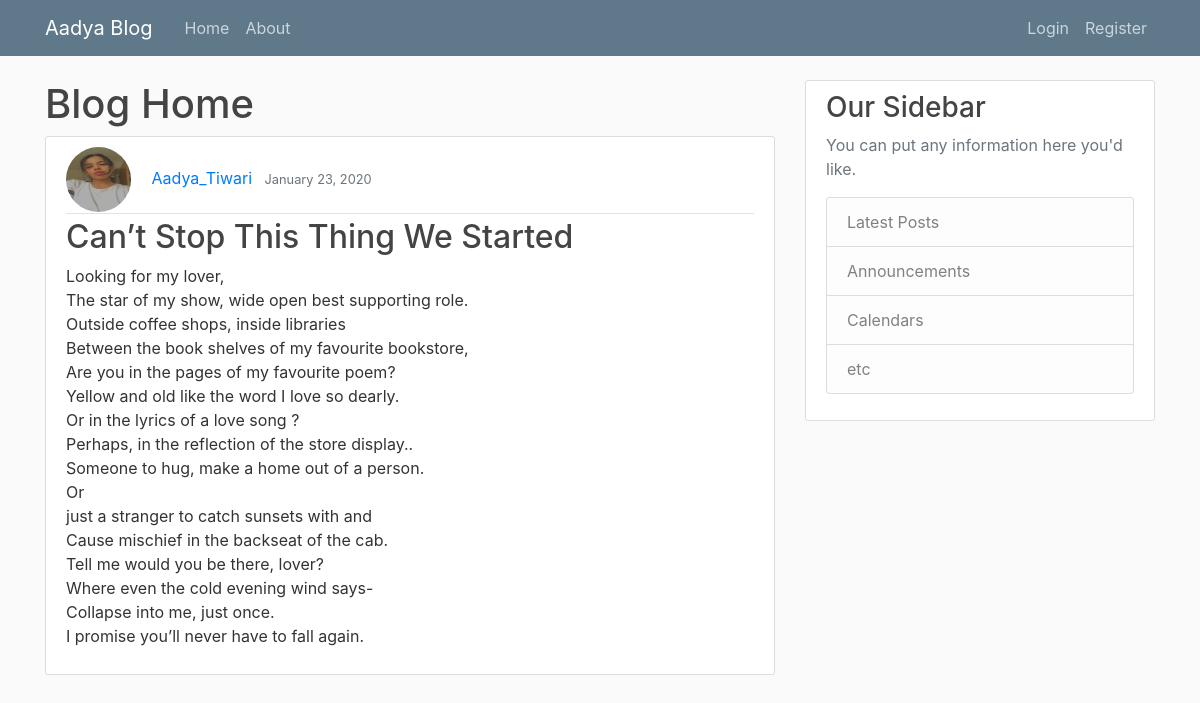
Before: / with the older database file.
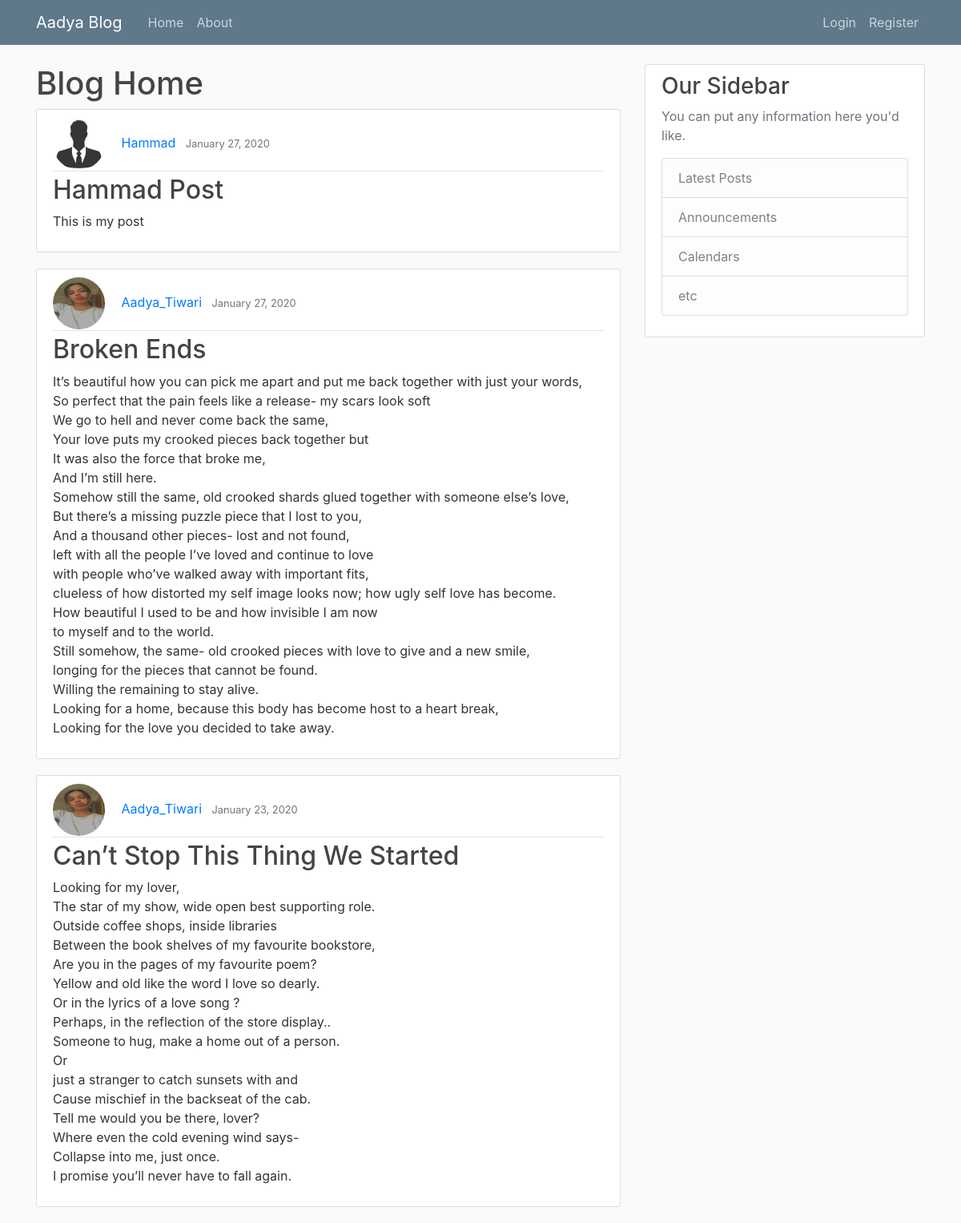
After: the same page with the newer database file.
### blog/models.py (models this page shows, shortened)
class Post(models.Model):
    title = models.CharField(max_length=100)
    content = models.TextField()
    date_posted = models.DateTimeField(default=timezone.now)
    author= models.ForeignKey(User, on_delete=models.CASCADE)

### users/models.py (models this page shows, shortened)
class Profile(models.Model):
    user = models.OneToOneField(User, on_delete=models.CASCADE)
    image = models.ImageField(default='default.jpg', upload_to='profile_pics')

### blog/views.py (the view)
# urls.py: path('', PostListView.as_view(), name='blog-home'),
class PostListView(ListView):
    model = Post
    template_name = 'blog/home.html' # <app>/model_<viewtype>/html
    context_object_name = 'posts' # context are called posts
    ordering = ['-date_posted'] #To order the posts, newst first

### blog/templates/blog/home.html
{% extends "blog/base.html" %}
{% block content%}
    <h1>Blog Home</h1>
    {% for post in posts %}
        <article class="media content-section">
          <div class="media-body">
            <div class="article-metadata">
                <img class="rounded-circle article-img" src ="{{ post.author.profile.image.url}}">
              <a class="mr-2" href="#">{{ post.author }}</a>
              <small class="text-muted">{{ post.date_posted|date:"F d, Y" }}</small>
            </div>
            <h2><a class="article-title" href=" {% url 'post-detail' post.id %}">{{ post.title }}</a></h2>
            <p class="article-content">{{ post.content }}</p>
          </div>
        </article>
    {% endfor %}
{% endblock content %}

### blog/templates/blog/base.html (shortened to what this page needs)
{% load static %}
<!DOCTYPE HTML>
<html lang="en">
<head>
    <head>
      <link rel="stylesheet" href="https://maxcdn.bootstrapcdn.com/bootstrap/4.0.0/css/bootstrap.min.css">
      <link rel="stylesheet" type="text/css" href="{% static 'blog/main.css' %}">
</head>
<body>
    <header class="site-header">
      <nav class="navbar navbar-expand-md navbar-dark bg-steel fixed-top">
        <div class="container">
          <a class="navbar-brand mr-4" href="{% url 'blog-home' %}">Aadya Blog</a>
          <div class="collapse navbar-collapse" id="navbarToggle">
            <div class="navbar-nav mr-auto">
              <a class="nav-item nav-link" href="{% url 'blog-home' %}">Home</a>
              <a class="nav-item nav-link" href="{% url 'blog-about'%}">About</a>
            </div>
            <div class="navbar-nav">
                {% if user.is_authenticated %}
                    <a class="nav-item nav-link" href="{% url 'profile' %}">Profile</a>
                    <a class="nav-item nav-link" href="{% url 'post-create' %}">New Post</a>
                    <a class="nav-item nav-link" href="{% url 'logout' %}">Logout</a>
                {% else %}
                    <a class="nav-item nav-link" href="{% url 'login' %}">Login</a>
                    <a class="nav-item nav-link" href="{% url 'register' %}">Register</a>
                {% endif %}
            </div>
          </div>
        </div>
      </nav>
    </header>
    <main role="main" class="container">
      <div class="row">
        <div class="col-md-8">
            {% block content %}{% endblock %}
        </div>
        <div class="col-md-4">
          <div class="content-section">
            <h3>Our Sidebar</h3>
            <p class='text-muted'>You can put any information here you'd like.
              <ul class="list-group">
                <li class="list-group-item list-group-item-light">Latest Posts</li>
                <li class="list-group-item list-group-item-light">Announcements</li>
                <li class="list-group-item list-group-item-light">Calendars</li>
                <li class="list-group-item list-group-item-light">etc</li>
              </ul>
            </p>
          </div>
        </div>
      </div>
    </main>
</body>
</html>

### blog/static/blog/main.css (style rules this page uses)
body { background: #fafafa; color: #333333; margin-top: 5rem; }
h1, h2, h3, h4, h5, h6 { color: #444444; }
ul { margin: 0; }
.bg-steel { background-color: #5f788a; }
.site-header .navbar-nav .nav-link { color: #cbd5db; }
.content-section { background: #ffffff; padding: 10px 20px; border: 1px solid #dddddd; border-radius: 3px; margin-bottom: 20px; }
.article-title { color: #444444; }
.article-content { white-space: pre-line; }
.article-img { height: 65px; width: 65px; margin-right: 16px; }
.article-metadata { padding-bottom: 1px; margin-bottom: 4px; border-bottom: 1px solid #e3e3e3 }

Changed rows visible on the page:
added Post: author.profile.image (placeholder picture), author "Hammad", date_posted "January 27, 2020", title "Hammad Post", content "This is my post"
added Post: author.profile.image (picture), author "Aadya_Tiwari", date_posted "January 27, 2020", title "Broken Ends", content "It’s beautiful how you can pick me apart and put me back together with just your words, So perfect that the pain feels like a release- my scars look soft We go to hell and never come back the same, Your love puts my crooked pieces back together but It was also the force that broke me, And I’m still here. Somehow still the same, old crooked shards glued together with someone else’s love, But there’s a missing puzzle piece that I lost to you, And a thousand other pieces- lost and not found, left with all the people I’ve loved and continue to love with people who’ve walked away with important fits, clueless of how distorted my self image looks now; how ugly self love has become. How beautiful…"
